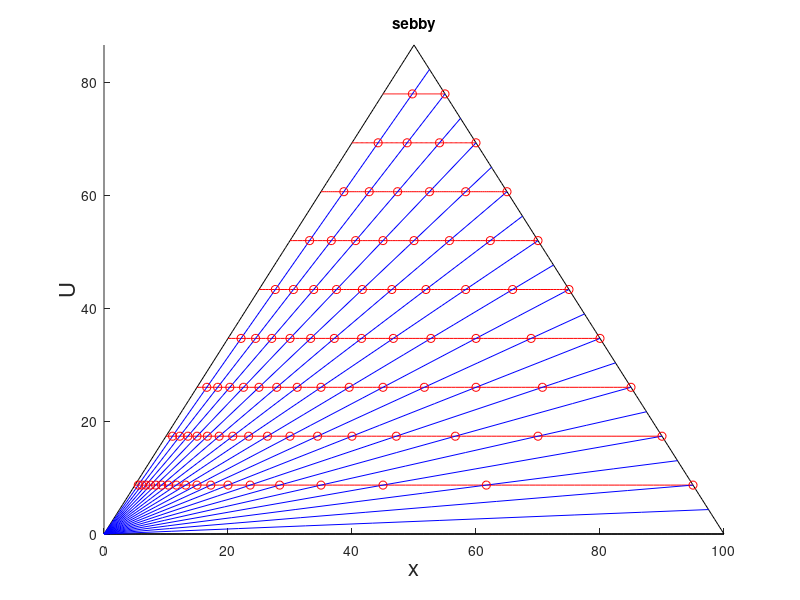

Source code (MATLAB):
close all
cos60 = 0.5;
sin60 = sqrt(3)/2;
tan60 = sqrt(3);

%Set up 3 lines of triangle
scale = 100;
x_h = linspace(0,scale);
h = zeros(size(x_h));
x_up = linspace(0,scale/2);
up= tan60*x_up;
top = tan60*x_up(end);
x_down=linspace(scale/2,scale);
down= 2*top-tan60*x_down;
triangle = [h, up, down];
x_triangle = [x_h, x_up, x_down];
figure 
hold on
plot(x_triangle,triangle,'k');

%draw horizontal lines
div = 10;
div = scale/div;
i=div;
red_heights=[];

while(i<scale)
    start = i*cos60;
    finish = scale-start;
    new_x_h = linspace(start,finish,100);
    new_height = i*sin60;
    red_heights = [red_heights new_height];  %#ok<AGROW>
    new_h=new_height*ones(size(new_x_h));
    plot(new_x_h,new_h,'r');
    i=i+div;
end

%draw dilution lines
startpoints=zeros(2,19);
step=5;
i=step;
while(i<scale)
    index = i/5;
    startpoints(index,1)=scale - i*cos60;
    startpoints(index,2)=i*sin60;
    x_dilution = linspace(0,startpoints(index,1),10);
    plot(x_dilution,startpoints(index,2)/startpoints(index,1)*x_dilution,'b');
    i=i+step;
end

% calculate intersection points between the redheights and the
% dilutionlines
intersection_points = [];
for i = 1:size(startpoints)
    inv_slope = startpoints(i,1)/startpoints(i,2);
    sized = size(red_heights);
    entry = [i,0];
    intersection_points = [intersection_points; entry]; %#ok<AGROW>
    for j = 1:sized(2)
        x_val_on_line = red_heights(j)*inv_slope;
        if(x_val_on_line>startpoints(i,1))
            break %out of triangle
        else 
            entry = [x_val_on_line,red_heights(j)];
            intersection_points = [intersection_points; entry]; %#ok<AGROW>
            plot(x_val_on_line,red_heights(j),'ro');
        end
    end
end
% disp(intersection_points);

%calculate positions of intersection based on triangle edge values, use
%inverted triangle to calculate the three values. declare empty array of
%size intersection points but 3 extra columns. from there algorithm to use
%first two values, and scale to calculate all other values
disp(zeros(19,5))
%Plot fanciness
xlim([0 scale]);
ylim([0 top]);
title('sebby');
xlabel('x','fontsize',16); 
ylabel('U','fontsize',16);